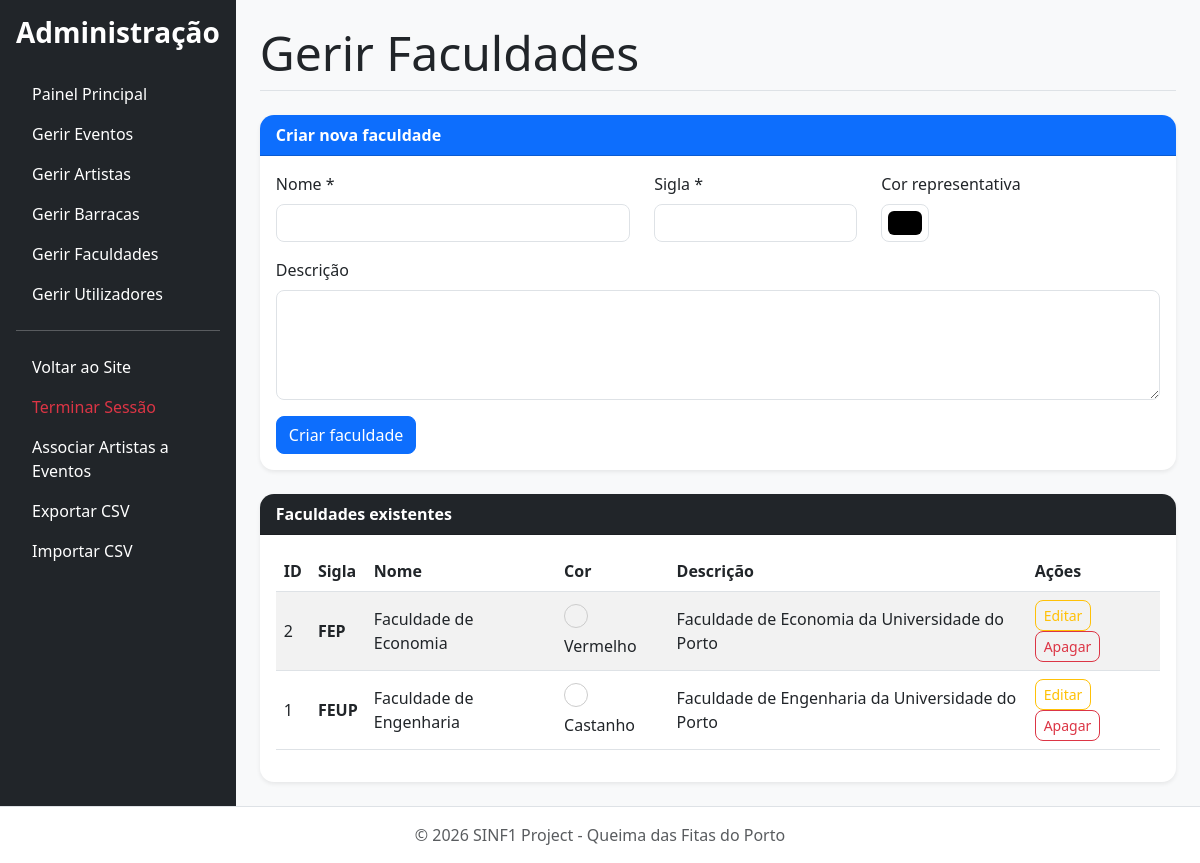
The page /public/admin/manage_faculties.php (signed in) on the database as committed earlier.
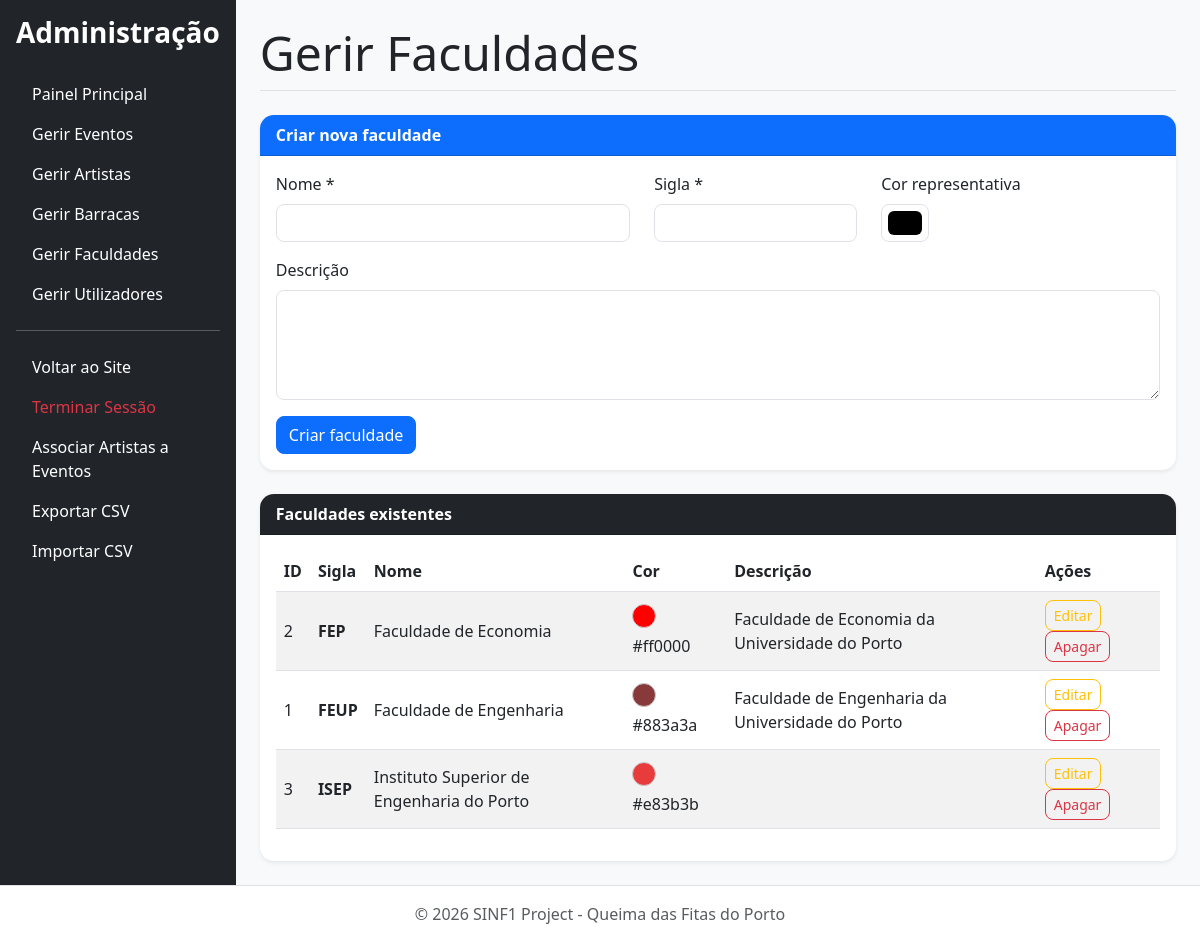
The same page on the database as committed later.
### tables this page shows
CREATE TABLE `faculty` (
  `id_faculty` int(11) NOT NULL,
  `name` varchar(100) NOT NULL,
  `acronym` varchar(20) NOT NULL,
  `description` text DEFAULT NULL,
  `color` varchar(20) DEFAULT NULL
);

### src/dal/DataAccessLayer.php (called while the page is built, shortened)
<?php
class DataAccessLayer {
    private $conn;
    public function __construct() {
        $this->conn = new mysqli(DB_HOST, DB_USER, DB_PASS, DB_NAME);
        $this->conn->set_charset("utf8mb4");
    }
    public function executeSelect($query, $params = [], $types = "") {
        $stmt = $this->conn->prepare($query);
        $stmt->execute();
        $result = $stmt->get_result();
        $data = $result->fetch_all(MYSQLI_ASSOC);
        return $data;
    }
}
?>

### src/bll/BusinessLogicLayer.php (called while the page is built, shortened)
<?php
require_once __DIR__ . '/../dal/DataAccessLayer.php';
class BusinessLogicLayer {
    private $dal;
    public function __construct() {
        $this->dal = new DataAccessLayer();
    }
public function getAllFaculties() {
    $query = "SELECT * FROM faculty ORDER BY name ASC";
    return $this->dal->executeSelect($query);
}
}
?>

### public/admin/manage_faculties.php (the view, shortened to what the changed rows need)
<?php
include '../includes/header_admin.php';
$faculties = $bll->getAllFaculties();
?>
<h1 class="display-5 border-bottom pb-2 mb-4">Gerir Faculdades</h1>
<div class="card shadow-sm border-0">
    <div class="card-body table-responsive">
        <table class="table table-striped align-middle">
            <thead>
                <tr>
                    <th>ID</th>
                    <th>Sigla</th>
                    <th>Nome</th>
                    <th>Cor</th>
                    <th>Descrição</th>
                    <th>Ações</th>
                </tr>
            </thead>
            <tbody>
                <?php if ($faculties && count($faculties) > 0): ?>
                    <?php foreach ($faculties as $faculty): ?>
                        <tr>
                            <td><?php echo htmlspecialchars($faculty['id_faculty']); ?></td>
                            <td>
                                <strong><?php echo htmlspecialchars($faculty['acronym']); ?></strong>
                            </td>
                            <td><?php echo htmlspecialchars($faculty['name']); ?></td>
                            <td>
                                <?php if (!empty($faculty['color'])): ?>
                                    <span
                                        style="
                                            display:inline-block;
                                            width:24px;
                                            height:24px;
                                            border-radius:50%;
                                            border:1px solid #ccc;
                                            background-color: <?php echo htmlspecialchars($faculty['color']); ?>;
                                        "
                                    ></span>
                                    <?php echo htmlspecialchars($faculty['color']); ?>
                                <?php else: ?>
                                    <span class="text-muted">Sem cor</span>
                                <?php endif; ?>
                            </td>
                            <td>
                                <?php echo htmlspecialchars(substr($faculty['description'] ?? '', 0, 80)); ?>
                            </td>
                            <td>
                                <a
                                    href="manage_faculties.php?edit=<?php echo $faculty['id_faculty']; ?>"
                                    class="btn btn-sm btn-outline-warning"
                                >
                                    Editar
                                </a>
                                <a
                                    href="manage_faculties.php?delete=<?php echo $faculty['id_faculty']; ?>"
                                    class="btn btn-sm btn-outline-danger"
                                    data-confirm-delete="Tens a certeza que queres apagar esta faculdade?"
                                >
                                    Apagar
                                </a>
                            </td>
                        </tr>
                    <?php endforeach; ?>
                <?php endif; ?>
            </tbody>
        </table>
    </div>
</div>
<?php include '../includes/footer.php'; ?>

Rows that differ between the two databases and show on the page:
changed faculty "FEP": color "Vermelho" → "#ff0000"
changed faculty "FEUP": color "Castanho" → "#883a3a"
added faculty: id_faculty "3", acronym "ISEP", name "Instituto Superior de Engenharia do Porto", color "#e83b3b"
